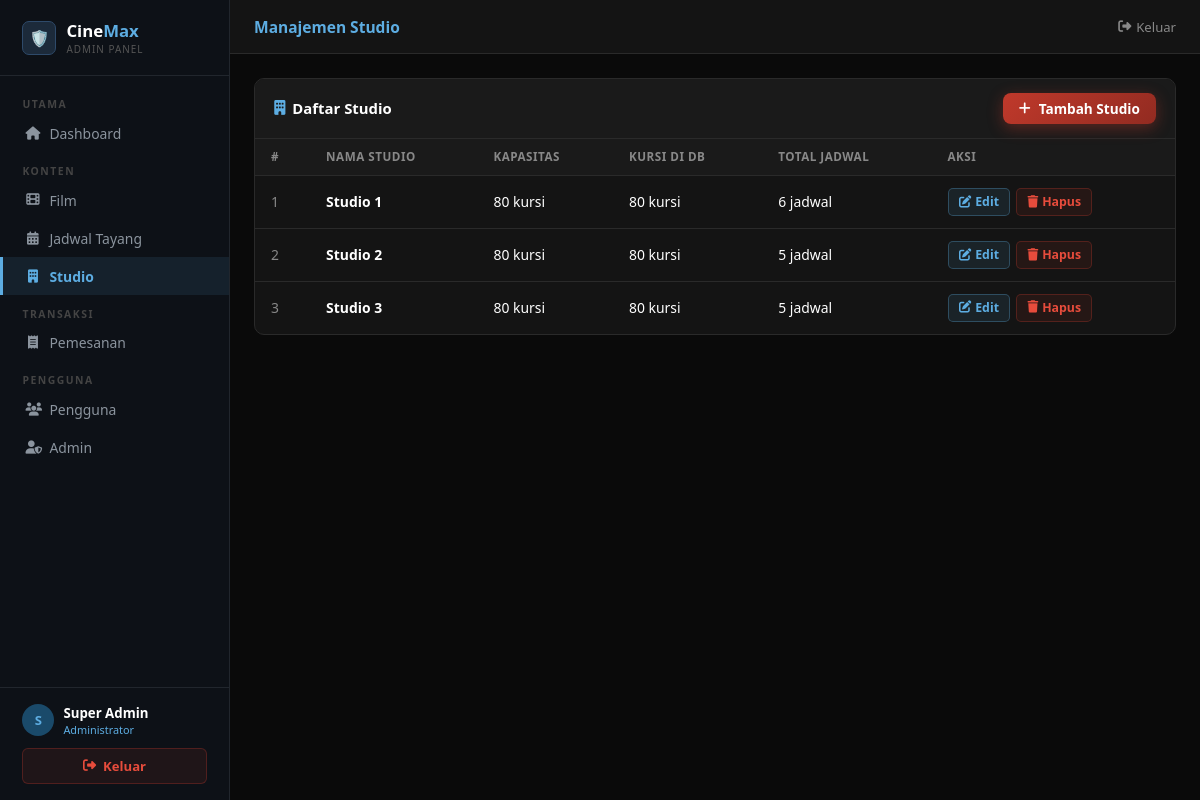
Screenshot of /admin/studio.php (signed in) with the database file from the repository.
### tables this page shows
CREATE TABLE IF NOT EXISTS studio (
    id INT AUTO_INCREMENT PRIMARY KEY,
    nama VARCHAR(50) NOT NULL,
    kapasitas INT DEFAULT 100
);

### admin/studio.php (the view, shortened to what this page needs)
<?php
require_once '../config/database.php';
$daftar_studio = $conn->query("
    SELECT s.*,
           COUNT(DISTINCT k.id) AS total_kursi,
           COUNT(DISTINCT j.id) AS total_jadwal
    FROM studio s
    LEFT JOIN kursi k ON s.id = k.studio_id
    LEFT JOIN jadwal j ON s.id = j.studio_id
    GROUP BY s.id
    ORDER BY s.id
");
include 'includes/header.php';
?>
<div class="box">
    <div class="box-header">
        <h3><i class="fas fa-building"></i> Daftar Studio</h3>
        <a href="studio.php?action=add" class="btn btn-primary btn-sm">
            <i class="fas fa-plus"></i> Tambah Studio
        </a>
    </div>
    <div class="tabel-wrap">
        <table class="tabel">
            <thead>
                <tr>
                    <th>#</th>
                    <th>Nama Studio</th>
                    <th>Kapasitas</th>
                    <th>Kursi di DB</th>
                    <th>Total Jadwal</th>
                    <th>Aksi</th>
                </tr>
            </thead>
            <tbody>
                <?php $no = 1; while ($s = $daftar_studio->fetch_assoc()): ?>
                <tr>
                    <td class="text-abu"><?= $no++ ?></td>
                    <td class="text-bold"><?= htmlspecialchars($s['nama']) ?></td>
                    <td><?= $s['kapasitas'] ?> kursi</td>
                    <td><?= $s['total_kursi'] ?> kursi</td>
                    <td><?= $s['total_jadwal'] ?> jadwal</td>
                    <td>
                        <div class="aksi-group">
                            <a href="studio.php?action=edit&id=<?= $s['id'] ?>" class="btn-edit">
                                <i class="fas fa-edit"></i> Edit
                            </a>
                            <a href="studio.php?action=delete&id=<?= $s['id'] ?>" class="btn-hapus"
                               onclick="return confirm('Hapus studio <?= addslashes($s['nama']) ?>?')">
                                <i class="fas fa-trash"></i> Hapus
                            </a>
                        </div>
                    </td>
                </tr>
                <?php endwhile; ?>
            </tbody>
        </table>
    </div>
</div>
<?php include 'includes/footer.php'; ?>

### assets/css/style.css (style rules this page uses)
:root { --primary: #c0392b; --primary-dark: #922b21; --primary-light: #e74c3c; --bg-dark: #0a0a0a; --bg-card: #141414; --bg-card2: #1a1a1a; --bg-input: #1e1e1e; --text-white: #ffffff; --text-gray: #aaaaaa; --text-light: #cccccc; --border: #2a2a2a; --border-red: #c0392b; --gold: #f39c12; --success: #27ae60; --shadow: 0 4px 20px rgba(192, 57, 43, 0.3); }
* { margin: 0; padding: 0; box-sizing: border-box; }
body { font-family: 'Segoe UI', Tahoma, Geneva, Verdana, sans-serif; background-color: var(--bg-dark); color: var(--text-white); min-height: 100vh; }
a { text-decoration: none; color: inherit; }
.btn { display: inline-flex; align-items: center; gap: 8px; padding: 0.7rem 1.5rem; border-radius: 8px; font-weight: 600; font-size: 0.95rem; cursor: pointer; border: none; transition: all 0.3s; text-decoration: none; }
.btn-primary { background: linear-gradient(135deg, var(--primary), var(--primary-dark)); color: white; box-shadow: 0 4px 15px rgba(192, 57, 43, 0.4); }
.btn-sm { padding: 0.4rem 1rem; font-size: 0.85rem; }

### assets/css/admin.css (style rules this page uses)
body { display: flex; flex-direction: column; min-height: 100vh; }
.box { background: #141414; border: 1px solid #2a2a2a; border-radius: 10px; overflow: hidden; margin-bottom: 1.5rem; }
.box-header { padding: 0.85rem 1.2rem; background: #1a1a1a; border-bottom: 1px solid #2a2a2a; display: flex; align-items: center; justify-content: space-between; }
.box-header h3 { font-size: 0.93rem; font-weight: 700; display: flex; align-items: center; gap: 7px; }
.box-header h3 i { color: #5dade2; }
.tabel { width: 100%; border-collapse: collapse; }
.tabel th { background: #1a1a1a; padding: 0.65rem 1rem; text-align: left; font-size: 0.73rem; font-weight: 700; color: #888; text-transform: uppercase; letter-spacing: 0.5px; border-bottom: 1px solid #2a2a2a; }
.tabel td { padding: 0.75rem 1rem; border-bottom: 1px solid #2a2a2a; font-size: 0.87rem; vertical-align: middle; }
.tabel tr:last-child td { border-bottom: none; }
.btn-edit, .btn-hapus, .btn-lihat { display: inline-flex; align-items: center; gap: 4px; padding: 0.28rem 0.65rem; border-radius: 5px; font-size: 0.77rem; font-weight: 600; border: 1px solid; cursor: pointer; text-decoration: none; transition: opacity 0.2s; }
.btn-edit { background: rgba(93,173,226,0.1); color: #5dade2; border-color: rgba(93,173,226,0.3); }
.btn-hapus { background: rgba(192,57,43,0.1); color: #e74c3c; border-color: rgba(192,57,43,0.3); }
.aksi-group { display: flex; gap: 0.35rem; }
.text-abu { color: #888; }
.text-bold { font-weight: 700; }
.tabel-wrap { overflow-x: auto; }

### rows the page displays
studio: nama "Studio 1", kapasitas "80", total_kursi "80", total_jadwal "6"
studio: nama "Studio 2", kapasitas "80", total_kursi "80", total_jadwal "5"
studio: nama "Studio 3", kapasitas "80", total_kursi "80", total_jadwal "5"

### other values shown
substr($_SESSION['admin_nama'] ?? 'A', 0, 1) "S"
$_SESSION['admin_nama'] "Super Admin"
$pageTitle "Manajemen Studio"
